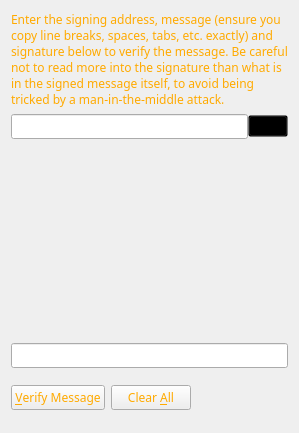
     <widget class="QWidget" name="tabVerifyMessage">
      <attribute name="title">
       <string>&amp;Verify Message</string>
      </attribute>
      <layout class="QVBoxLayout" name="verticalLayout_VM">
       <item>
        <widget class="QLabel" name="infoLabel_VM">
         <property name="palette">
          <palette>
           <active>
            <colorrole role="WindowText">
             <brush brushstyle="SolidPattern">
              <color alpha="255">
               <red>255</red>
               <green>170</green>
               <blue>0</blue>
              </color>
             </brush>
            </colorrole>
            <colorrole role="Text">
             <brush brushstyle="SolidPattern">
              <color alpha="255">
               <red>255</red>
               <green>170</green>
               <blue>0</blue>
              </color>
             </brush>
            </colorrole>
            <colorrole role="ButtonText">
             <brush brushstyle="SolidPattern">
              <color alpha="255">
               <red>255</red>
               <green>170</green>
               <blue>0</blue>
              </color>
             </brush>
            </colorrole>
           </active>
           <inactive>
            <colorrole role="WindowText">
             <brush brushstyle="SolidPattern">
              <color alpha="255">
               <red>255</red>
               <green>170</green>
               <blue>0</blue>
              </color>
             </brush>
            </colorrole>
            <colorrole role="Text">
             <brush brushstyle="SolidPattern">
              <color alpha="255">
               <red>255</red>
               <green>170</green>
               <blue>0</blue>
              </color>
             </brush>
            </colorrole>
            <colorrole role="ButtonText">
             <brush brushstyle="SolidPattern">
              <color alpha="255">
               <red>255</red>
               <green>170</green>
               <blue>0</blue>
              </color>
             </brush>
            </colorrole>
           </inactive>
           <disabled>
            <colorrole role="WindowText">
             <brush brushstyle="SolidPattern">
              <color alpha="255">
               <red>159</red>
               <green>158</green>
               <blue>158</blue>
              </color>
             </brush>
            </colorrole>
            <colorrole role="Text">
             <brush brushstyle="SolidPattern">
              <color alpha="255">
               <red>159</red>
               <green>158</green>
               <blue>158</blue>
              </color>
             </brush>
            </colorrole>
            <colorrole role="ButtonText">
             <brush brushstyle="SolidPattern">
              <color alpha="255">
               <red>159</red>
               <green>158</green>
               <blue>158</blue>
              </color>
             </brush>
            </colorrole>
           </disabled>
          </palette>
         </property>
         <property name="font">
          <font>
           <family>Biting My Nails</family>
           <pointsize>9</pointsize>
          </font>
         </property>
         <property name="text">
          <string>Enter the signing address, message (ensure you copy line breaks, spaces, tabs, etc. exactly) and signature below to verify the message. Be careful not to read more into the signature than what is in the signed message itself, to avoid being tricked by a man-in-the-middle attack.</string>
         </property>
         <property name="textFormat">
          <enum>Qt::PlainText</enum>
         </property>
         <property name="alignment">
          <set>Qt::AlignLeading|Qt::AlignLeft|Qt::AlignTop</set>
         </property>
         <property name="wordWrap">
          <bool>true</bool>
         </property>
        </widget>
       </item>
       <item>
        <layout class="QHBoxLayout" name="horizontalLayout_1_VM">
         <property name="spacing">
          <number>0</number>
         </property>
         <item>
          <widget class="QValidatedLineEdit" name="addressIn_VM">
           <property name="palette">
            <palette>
             <active>
              <colorrole role="WindowText">
               <brush brushstyle="SolidPattern">
                <color alpha="255">
                 <red>255</red>
                 <green>170</green>
                 <blue>0</blue>
                </color>
               </brush>
              </colorrole>
              <colorrole role="Text">
               <brush brushstyle="SolidPattern">
                <color alpha="255">
                 <red>255</red>
                 <green>170</green>
                 <blue>0</blue>
                </color>
               </brush>
              </colorrole>
              <colorrole role="ButtonText">
               <brush brushstyle="SolidPattern">
                <color alpha="255">
                 <red>255</red>
                 <green>170</green>
                 <blue>0</blue>
                </color>
               </brush>
              </colorrole>
             </active>
             <inactive>
              <colorrole role="WindowText">
               <brush brushstyle="SolidPattern">
                <color alpha="255">
                 <red>255</red>
                 <green>170</green>
                 <blue>0</blue>
                </color>
               </brush>
              </colorrole>
              <colorrole role="Text">
               <brush brushstyle="SolidPattern">
                <color alpha="255">
                 <red>255</red>
                 <green>170</green>
                 <blue>0</blue>
                </color>
               </brush>
              </colorrole>
              <colorrole role="ButtonText">
               <brush brushstyle="SolidPattern">
                <color alpha="255">
                 <red>255</red>
                 <green>170</green>
                 <blue>0</blue>
                </color>
               </brush>
              </colorrole>
             </inactive>
             <disabled>
              <colorrole role="WindowText">
               <brush brushstyle="SolidPattern">
                <color alpha="255">
                 <red>159</red>
                 <green>158</green>
                 <blue>158</blue>
                </color>
               </brush>
              </colorrole>
              <colorrole role="Text">
               <brush brushstyle="SolidPattern">
                <color alpha="255">
                 <red>159</red>
                 <green>158</green>
                 <blue>158</blue>
                </color>
               </brush>
              </colorrole>
              <colorrole role="ButtonText">
               <brush brushstyle="SolidPattern">
                <color alpha="255">
                 <red>159</red>
                 <green>158</green>
                 <blue>158</blue>
                </color>
               </brush>
              </colorrole>
             </disabled>
            </palette>
           </property>
           <property name="font">
            <font>
             <family>Biting My Nails</family>
             <pointsize>9</pointsize>
            </font>
           </property>
           <property name="toolTip">
            <string>The address the message was signed with (e.g. 4Zo1ga6xuKuQ7JV7M9rGDoxdbYwV5zgQJ5)</string>
           </property>
           <property name="maxLength">
            <number>34</number>
           </property>
          </widget>
         </item>
         <item>
          <widget class="QPushButton" name="addressBookButton_VM">
           <property name="toolTip">
            <string>Choose an address from the address book</string>
           </property>
           <property name="styleSheet">
            <string notr="true">background: transparent</string>
           </property>
           <property name="text">
            <string/>
           </property>
           <property name="icon">
            <iconset resource="../bitcoin.qrc">
             <normaloff>:/icons/address-book</normaloff>:/icons/address-book</iconset>
           </property>
           <property name="shortcut">
            <string>Alt+A</string>
           </property>
           <property name="autoDefault">
            <bool>false</bool>
           </property>
          </widget>
         </item>
        </layout>
       </item>
       <item>
        <widget class="QPlainTextEdit" name="messageIn_VM">
         <property name="palette">
          <palette>
           <active>
            <colorrole role="WindowText">
             <brush brushstyle="SolidPattern">
              <color alpha="255">
               <red>255</red>
               <green>170</green>
               <blue>0</blue>
              </color>
             </brush>
            </colorrole>
            <colorrole role="Button">
             <brush brushstyle="SolidPattern">
              <color alpha="0">
               <red>0</red>
               <green>0</green>
               <blue>0</blue>
              </color>
             </brush>
            </colorrole>
            <colorrole role="Text">
             <brush brushstyle="SolidPattern">
              <color alpha="255">
               <red>255</red>
               <green>170</green>
               <blue>0</blue>
              </color>
             </brush>
            </colorrole>
            <colorrole role="ButtonText">
             <brush brushstyle="SolidPattern">
              <color alpha="255">
               <red>255</red>
               <green>170</green>
               <blue>0</blue>
              </color>
             </brush>
            </colorrole>
            <colorrole role="Base">
             <brush brushstyle="NoBrush">
              <color alpha="255">
               <red>0</red>
               <green>0</green>
               <blue>0</blue>
              </color>
             </brush>
            </colorrole>
            <colorrole role="Window">
             <brush brushstyle="SolidPattern">
              <color alpha="0">
               <red>0</red>
               <green>0</green>
               <blue>0</blue>
              </color>
             </brush>
            </colorrole>
           </active>
           <inactive>
            <colorrole role="WindowText">
             <brush brushstyle="SolidPattern">
              <color alpha="255">
               <red>255</red>
               <green>170</green>
               <blue>0</blue>
              </color>
             </brush>
            </colorrole>
            <colorrole role="Button">
             <brush brushstyle="SolidPattern">
              <color alpha="0">
               <red>0</red>
               <green>0</green>
               <blue>0</blue>
              </color>
             </brush>
            </colorrole>
            <colorrole role="Text">
             <brush brushstyle="SolidPattern">
              <color alpha="255">
               <red>255</red>
               <green>170</green>
               <blue>0</blue>
              </color>
             </brush>
            </colorrole>
            <colorrole role="ButtonText">
             <brush brushstyle="SolidPattern">
              <color alpha="255">
               <red>255</red>
               <green>170</green>
               <blue>0</blue>
              </color>
             </brush>
            </colorrole>
            <colorrole role="Base">
             <brush brushstyle="NoBrush">
              <color alpha="255">
               <red>0</red>
               <green>0</green>
               <blue>0</blue>
              </color>
             </brush>
            </colorrole>
            <colorrole role="Window">
             <brush brushstyle="SolidPattern">
              <color alpha="0">
               <red>0</red>
               <green>0</green>
               <blue>0</blue>
              </color>
             </brush>
            </colorrole>
           </inactive>
           <disabled>
            <colorrole role="WindowText">
             <brush brushstyle="SolidPattern">
              <color alpha="255">
               <red>159</red>
               <green>158</green>
               <blue>158</blue>
              </color>
             </brush>
            </colorrole>
            <colorrole role="Button">
             <brush brushstyle="SolidPattern">
              <color alpha="0">
               <red>0</red>
               <green>0</green>
               <blue>0</blue>
              </color>
             </brush>
            </colorrole>
            <colorrole role="Text">
             <brush brushstyle="SolidPattern">
              <color alpha="255">
               <red>159</red>
               <green>158</green>
               <blue>158</blue>
              </color>
             </brush>
            </colorrole>
            <colorrole role="ButtonText">
             <brush brushstyle="SolidPattern">
              <color alpha="255">
               <red>159</red>
               <green>158</green>
               <blue>158</blue>
              </color>
             </brush>
            </colorrole>
            <colorrole role="Base">
             <brush brushstyle="NoBrush">
              <color alpha="255">
               <red>0</red>
               <green>0</green>
               <blue>0</blue>
              </color>
             </brush>
            </colorrole>
            <colorrole role="Window">
             <brush brushstyle="SolidPattern">
              <color alpha="0">
               <red>0</red>
               <green>0</green>
               <blue>0</blue>
              </color>
             </brush>
            </colorrole>
           </disabled>
          </palette>
         </property>
         <property name="font">
          <font>
           <family>Biting My Nails</family>
           <pointsize>9</pointsize>
          </font>
         </property>
         <property name="styleSheet">
          <string notr="true">background:transparent</string>
         </property>
        </widget>
       </item>
       <item>
        <widget class="QValidatedLineEdit" name="signatureIn_VM">
         <property name="palette">
          <palette>
           <active>
            <colorrole role="WindowText">
             <brush brushstyle="SolidPattern">
              <color alpha="255">
               <red>255</red>
               <green>170</green>
               <blue>0</blue>
              </color>
             </brush>
            </colorrole>
            <colorrole role="Text">
             <brush brushstyle="SolidPattern">
              <color alpha="255">
               <red>255</red>
               <green>170</green>
               <blue>0</blue>
              </color>
             </brush>
            </colorrole>
            <colorrole role="ButtonText">
             <brush brushstyle="SolidPattern">
              <color alpha="255">
               <red>255</red>
               <green>170</green>
               <blue>0</blue>
              </color>
             </brush>
            </colorrole>
           </active>
           <inactive>
            <colorrole role="WindowText">
             <brush brushstyle="SolidPattern">
              <color alpha="255">
               <red>255</red>
               <green>170</green>
               <blue>0</blue>
              </color>
             </brush>
            </colorrole>
            <colorrole role="Text">
             <brush brushstyle="SolidPattern">
              <color alpha="255">
               <red>255</red>
               <green>170</green>
               <blue>0</blue>
              </color>
             </brush>
            </colorrole>
            <colorrole role="ButtonText">
             <brush brushstyle="SolidPattern">
              <color alpha="255">
               <red>255</red>
               <green>170</green>
               <blue>0</blue>
              </color>
             </brush>
            </colorrole>
           </inactive>
           <disabled>
            <colorrole role="WindowText">
             <brush brushstyle="SolidPattern">
              <color alpha="255">
               <red>159</red>
               <green>158</green>
               <blue>158</blue>
              </color>
             </brush>
            </colorrole>
            <colorrole role="Text">
             <brush brushstyle="SolidPattern">
              <color alpha="255">
               <red>159</red>
               <green>158</green>
               <blue>158</blue>
              </color>
             </brush>
            </colorrole>
            <colorrole role="ButtonText">
             <brush brushstyle="SolidPattern">
              <color alpha="255">
               <red>159</red>
               <green>158</green>
               <blue>158</blue>
              </color>
             </brush>
            </colorrole>
           </disabled>
          </palette>
         </property>
         <property name="font">
          <font>
           <family>Biting My Nails</family>
           <pointsize>9</pointsize>
          </font>
         </property>
        </widget>
       </item>
       <item>
        <layout class="QHBoxLayout" name="horizontalLayout_2_VM">
         <item>
          <widget class="QPushButton" name="verifyMessageButton_VM">
           <property name="palette">
            <palette>
             <active>
              <colorrole role="WindowText">
               <brush brushstyle="SolidPattern">
                <color alpha="255">
                 <red>255</red>
                 <green>170</green>
                 <blue>0</blue>
                </color>
               </brush>
              </colorrole>
              <colorrole role="Text">
               <brush brushstyle="SolidPattern">
                <color alpha="255">
                 <red>255</red>
                 <green>170</green>
                 <blue>0</blue>
                </color>
               </brush>
              </colorrole>
              <colorrole role="ButtonText">
               <brush brushstyle="SolidPattern">
                <color alpha="255">
                 <red>255</red>
                 <green>170</green>
                 <blue>0</blue>
                </color>
               </brush>
              </colorrole>
             </active>
             <inactive>
              <colorrole role="WindowText">
               <brush brushstyle="SolidPattern">
                <color alpha="255">
                 <red>255</red>
                 <green>170</green>
                 <blue>0</blue>
                </color>
               </brush>
              </colorrole>
              <colorrole role="Text">
               <brush brushstyle="SolidPattern">
                <color alpha="255">
                 <red>255</red>
                 <green>170</green>
                 <blue>0</blue>
                </color>
               </brush>
              </colorrole>
              <colorrole role="ButtonText">
               <brush brushstyle="SolidPattern">
                <color alpha="255">
                 <red>255</red>
                 <green>170</green>
                 <blue>0</blue>
                </color>
               </brush>
              </colorrole>
             </inactive>
             <disabled>
              <colorrole role="WindowText">
               <brush brushstyle="SolidPattern">
                <color alpha="255">
                 <red>159</red>
                 <green>158</green>
                 <blue>158</blue>
                </color>
               </brush>
              </colorrole>
              <colorrole role="Text">
               <brush brushstyle="SolidPattern">
                <color alpha="255">
                 <red>159</red>
                 <green>158</green>
                 <blue>158</blue>
                </color>
               </brush>
              </colorrole>
              <colorrole role="ButtonText">
               <brush brushstyle="SolidPattern">
                <color alpha="255">
                 <red>159</red>
                 <green>158</green>
                 <blue>158</blue>
                </color>
               </brush>
              </colorrole>
             </disabled>
            </palette>
           </property>
           <property name="font">
            <font>
             <family>Biting My Nails</family>
             <pointsize>9</pointsize>
            </font>
           </property>
           <property name="toolTip">
            <string>Verify the message to ensure it was signed with the specified NetCoin address</string>
           </property>
           <property name="text">
            <string>&amp;Verify Message</string>
           </property>
           <property name="icon">
            <iconset resource="../bitcoin.qrc">
             <normaloff>:/icons/transaction_0</normaloff>:/icons/transaction_0</iconset>
           </property>
           <property name="autoDefault">
            <bool>false</bool>
           </property>
          </widget>
         </item>
         <item>
          <widget class="QPushButton" name="clearButton_VM">
           <property name="palette">
            <palette>
             <active>
              <colorrole role="WindowText">
               <brush brushstyle="SolidPattern">
                <color alpha="255">
                 <red>255</red>
                 <green>170</green>
                 <blue>0</blue>
                </color>
               </brush>
              </colorrole>
              <colorrole role="Text">
               <brush brushstyle="SolidPattern">
                <color alpha="255">
                 <red>255</red>
                 <green>170</green>
                 <blue>0</blue>
                </color>
               </brush>
              </colorrole>
              <colorrole role="ButtonText">
               <brush brushstyle="SolidPattern">
                <color alpha="255">
                 <red>255</red>
                 <green>170</green>
                 <blue>0</blue>
                </color>
               </brush>
              </colorrole>
             </active>
             <inactive>
              <colorrole role="WindowText">
               <brush brushstyle="SolidPattern">
                <color alpha="255">
                 <red>255</red>
                 <green>170</green>
                 <blue>0</blue>
                </color>
               </brush>
              </colorrole>
              <colorrole role="Text">
               <brush brushstyle="SolidPattern">
                <color alpha="255">
                 <red>255</red>
                 <green>170</green>
                 <blue>0</blue>
                </color>
               </brush>
              </colorrole>
              <colorrole role="ButtonText">
               <brush brushstyle="SolidPattern">
                <color alpha="255">
                 <red>255</red>
                 <green>170</green>
                 <blue>0</blue>
                </color>
               </brush>
              </colorrole>
             </inactive>
             <disabled>
              <colorrole role="WindowText">
               <brush brushstyle="SolidPattern">
                <color alpha="255">
                 <red>159</red>
                 <green>158</green>
                 <blue>158</blue>
                </color>
               </brush>
              </colorrole>
              <colorrole role="Text">
               <brush brushstyle="SolidPattern">
                <color alpha="255">
                 <red>159</red>
                 <green>158</green>
                 <blue>158</blue>
                </color>
               </brush>
              </colorrole>
              <colorrole role="ButtonText">
               <brush brushstyle="SolidPattern">
                <color alpha="255">
                 <red>159</red>
                 <green>158</green>
                 <blue>158</blue>
                </color>
               </brush>
              </colorrole>
             </disabled>
            </palette>
           </property>
           <property name="font">
            <font>
             <family>Biting My Nails</family>
             <pointsize>9</pointsize>
            </font>
           </property>
           <property name="toolTip">
            <string>Reset all verify message fields</string>
           </property>
           <property name="text">
            <string>Clear &amp;All</string>
           </property>
           <property name="icon">
            <iconset resource="../bitcoin.qrc">
             <normaloff>:/icons/remove</normaloff>:/icons/remove</iconset>
           </property>
           <property name="autoDefault">
            <bool>false</bool>
           </property>
          </widget>
         </item>
         <item>
          <spacer name="horizontalSpacer_1_VM">
           <property name="orientation">
            <enum>Qt::Horizontal</enum>
           </property>
           <property name="sizeHint" stdset="0">
            <size>
             <width>40</width>
             <height>48</height>
            </size>
           </property>
          </spacer>
         </item>
         <item>
          <widget class="QLabel" name="statusLabel_VM">
           <property name="palette">
            <palette>
             <active>
              <colorrole role="WindowText">
               <brush brushstyle="SolidPattern">
                <color alpha="255">
                 <red>255</red>
                 <green>170</green>
                 <blue>0</blue>
                </color>
               </brush>
              </colorrole>
              <colorrole role="Text">
               <brush brushstyle="SolidPattern">
                <color alpha="255">
                 <red>255</red>
                 <green>170</green>
                 <blue>0</blue>
                </color>
               </brush>
              </colorrole>
              <colorrole role="ButtonText">
               <brush brushstyle="SolidPattern">
                <color alpha="255">
                 <red>255</red>
                 <green>170</green>
                 <blue>0</blue>
                </color>
               </brush>
              </colorrole>
             </active>
             <inactive>
              <colorrole role="WindowText">
               <brush brushstyle="SolidPattern">
                <color alpha="255">
                 <red>255</red>
                 <green>170</green>
                 <blue>0</blue>
                </color>
               </brush>
              </colorrole>
              <colorrole role="Text">
               <brush brushstyle="SolidPattern">
                <color alpha="255">
                 <red>255</red>
                 <green>170</green>
                 <blue>0</blue>
                </color>
               </brush>
              </colorrole>
              <colorrole role="ButtonText">
               <brush brushstyle="SolidPattern">
                <color alpha="255">
                 <red>255</red>
                 <green>170</green>
                 <blue>0</blue>
                </color>
               </brush>
              </colorrole>
             </inactive>
             <disabled>
              <colorrole role="WindowText">
               <brush brushstyle="SolidPattern">
                <color alpha="255">
                 <red>159</red>
                 <green>158</green>
                 <blue>158</blue>
                </color>
               </brush>
              </colorrole>
              <colorrole role="Text">
               <brush brushstyle="SolidPattern">
                <color alpha="255">
                 <red>159</red>
                 <green>158</green>
                 <blue>158</blue>
                </color>
               </brush>
              </colorrole>
              <colorrole role="ButtonText">
               <brush brushstyle="SolidPattern">
                <color alpha="255">
                 <red>159</red>
                 <green>158</green>
                 <blue>158</blue>
                </color>
               </brush>
              </colorrole>
             </disabled>
            </palette>
           </property>
           <property name="font">
            <font>
             <family>Biting My Nails</family>
             <pointsize>9</pointsize>
             <weight>75</weight>
             <bold>true</bold>
            </font>
           </property>
           <property name="text">
            <string/>
           </property>
           <property name="wordWrap">
            <bool>true</bool>
           </property>
          </widget>
         </item>
         <item>
          <spacer name="horizontalSpacer_2_VM">
           <property name="orientation">
            <enum>Qt::Horizontal</enum>
           </property>
           <property name="sizeHint" stdset="0">
            <size>
             <width>40</width>
             <height>48</height>
            </size>
           </property>
          </spacer>
         </item>
        </layout>
       </item>
      </layout>
     </widget>
